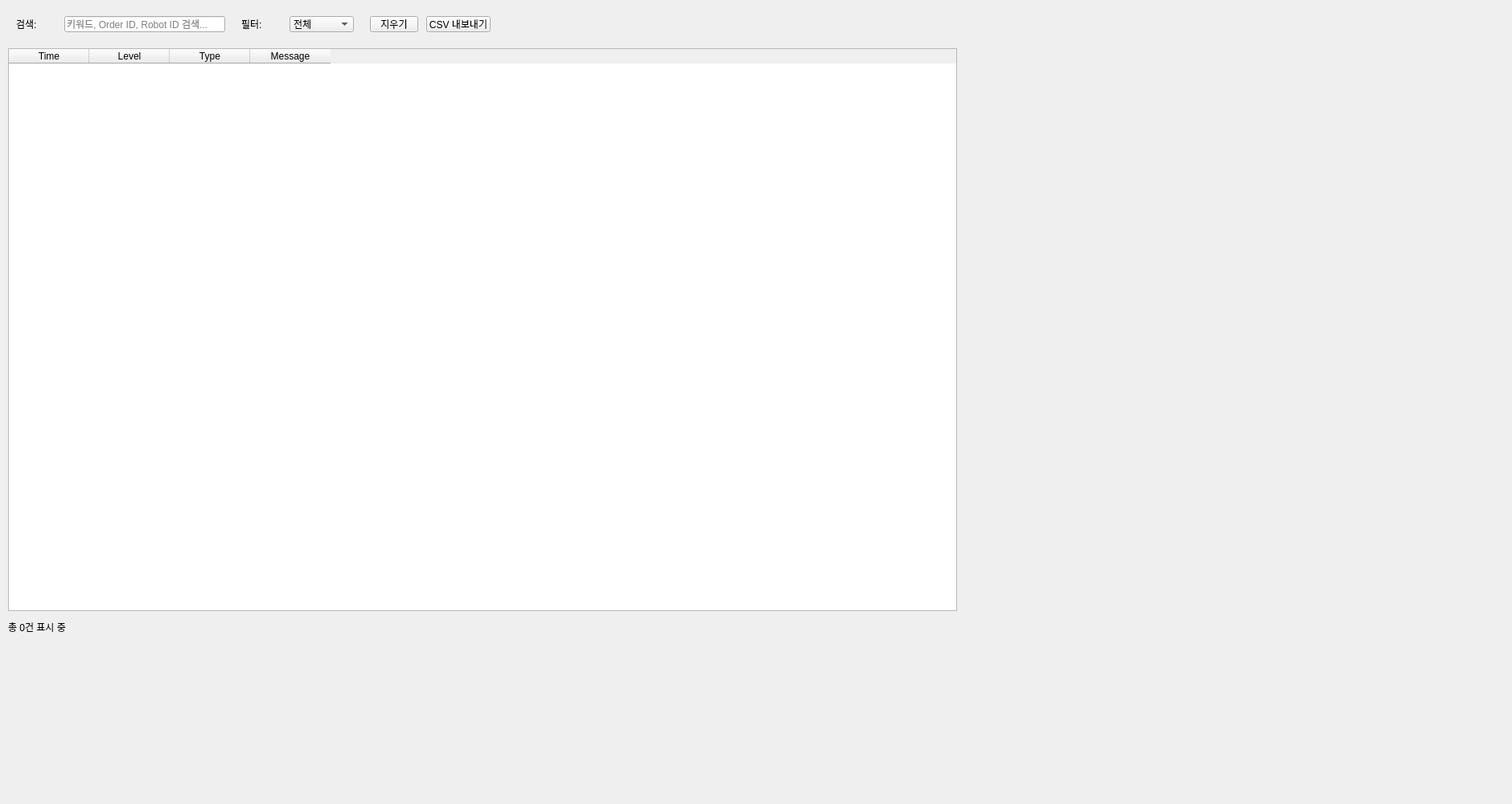
<?xml version="1.0" encoding="UTF-8"?>
<ui version="4.0">
 <class>EventLogTab</class>
 <widget class="QWidget" name="EventLogTab">
 <property name="geometry">
  <rect>
   <x>0</x>
   <y>0</y>
   <width>1880</width>
   <height>1000</height>
  </rect>
 </property>
 <property name="minimumSize">
  <size>
   <width>1880</width>
   <height>1000</height>
  </size>
 </property>
  <widget class="QWidget" name="filter_widget" native="true">
   <property name="geometry">
    <rect>
     <x>10</x>
     <y>10</y>
     <width>1180</width>
     <height>40</height>
    </rect>
   </property>
   <widget class="QLabel" name="search_label">
    <property name="geometry">
     <rect>
      <x>10</x>
      <y>10</y>
      <width>50</width>
      <height>20</height>
     </rect>
    </property>
    <property name="text">
     <string>검색:</string>
    </property>
   </widget>
   <widget class="QLineEdit" name="search_line_edit">
    <property name="geometry">
     <rect>
      <x>70</x>
      <y>10</y>
      <width>200</width>
      <height>20</height>
     </rect>
    </property>
    <property name="placeholderText">
     <string>키워드, Order ID, Robot ID 검색...</string>
    </property>
   </widget>
   <widget class="QLabel" name="filter_label">
    <property name="geometry">
     <rect>
      <x>290</x>
      <y>10</y>
      <width>50</width>
      <height>20</height>
     </rect>
    </property>
    <property name="text">
     <string>필터:</string>
    </property>
   </widget>
   <widget class="QComboBox" name="level_filter_combo">
    <property name="geometry">
     <rect>
      <x>350</x>
      <y>10</y>
      <width>80</width>
      <height>20</height>
     </rect>
    </property>
    <item>
     <property name="text">
      <string>전체</string>
     </property>
    </item>
    <item>
     <property name="text">
      <string>INFO</string>
     </property>
    </item>
    <item>
     <property name="text">
      <string>WARN</string>
     </property>
    </item>
    <item>
     <property name="text">
      <string>ERROR</string>
     </property>
    </item>
   </widget>
   <widget class="QPushButton" name="clear_button">
    <property name="geometry">
     <rect>
      <x>450</x>
      <y>10</y>
      <width>60</width>
      <height>20</height>
     </rect>
    </property>
    <property name="text">
     <string>지우기</string>
    </property>
   </widget>
   <widget class="QPushButton" name="export_button">
    <property name="geometry">
     <rect>
      <x>520</x>
      <y>10</y>
      <width>80</width>
      <height>20</height>
     </rect>
    </property>
    <property name="text">
     <string>CSV 내보내기</string>
    </property>
   </widget>
  </widget>
  <widget class="QTableWidget" name="log_table">
   <property name="geometry">
    <rect>
     <x>10</x>
     <y>60</y>
     <width>1180</width>
     <height>700</height>
    </rect>
   </property>
   <property name="editTriggers">
    <set>QAbstractItemView::NoEditTriggers</set>
   </property>
   <property name="alternatingRowColors">
    <bool>true</bool>
   </property>
   <property name="selectionBehavior">
    <enum>QAbstractItemView::SelectRows</enum>
   </property>
   <column>
    <property name="text">
     <string>Time</string>
    </property>
   </column>
   <column>
    <property name="text">
     <string>Level</string>
    </property>
   </column>
   <column>
    <property name="text">
     <string>Type</string>
    </property>
   </column>
   <column>
    <property name="text">
     <string>Message</string>
    </property>
   </column>
  </widget>
  <widget class="QLabel" name="status_label">
   <property name="geometry">
    <rect>
     <x>10</x>
     <y>770</y>
     <width>200</width>
     <height>20</height>
    </rect>
   </property>
   <property name="text">
    <string>총 0건 표시 중</string>
   </property>
  </widget>
 </widget>
 <resources/>
 <connections/>
</ui>
